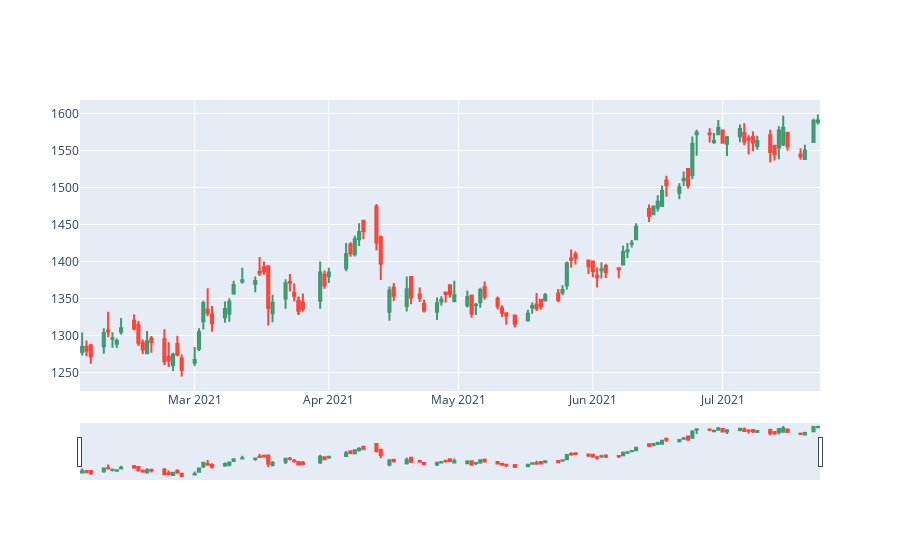

Notebook code cell kept with this figure:
### Code cell
fig = go.Figure(data=[go.Candlestick(x=dates,
                       open=open_data, high=high_data,
                       low=low_data, close=close_data)])

fig.show()
